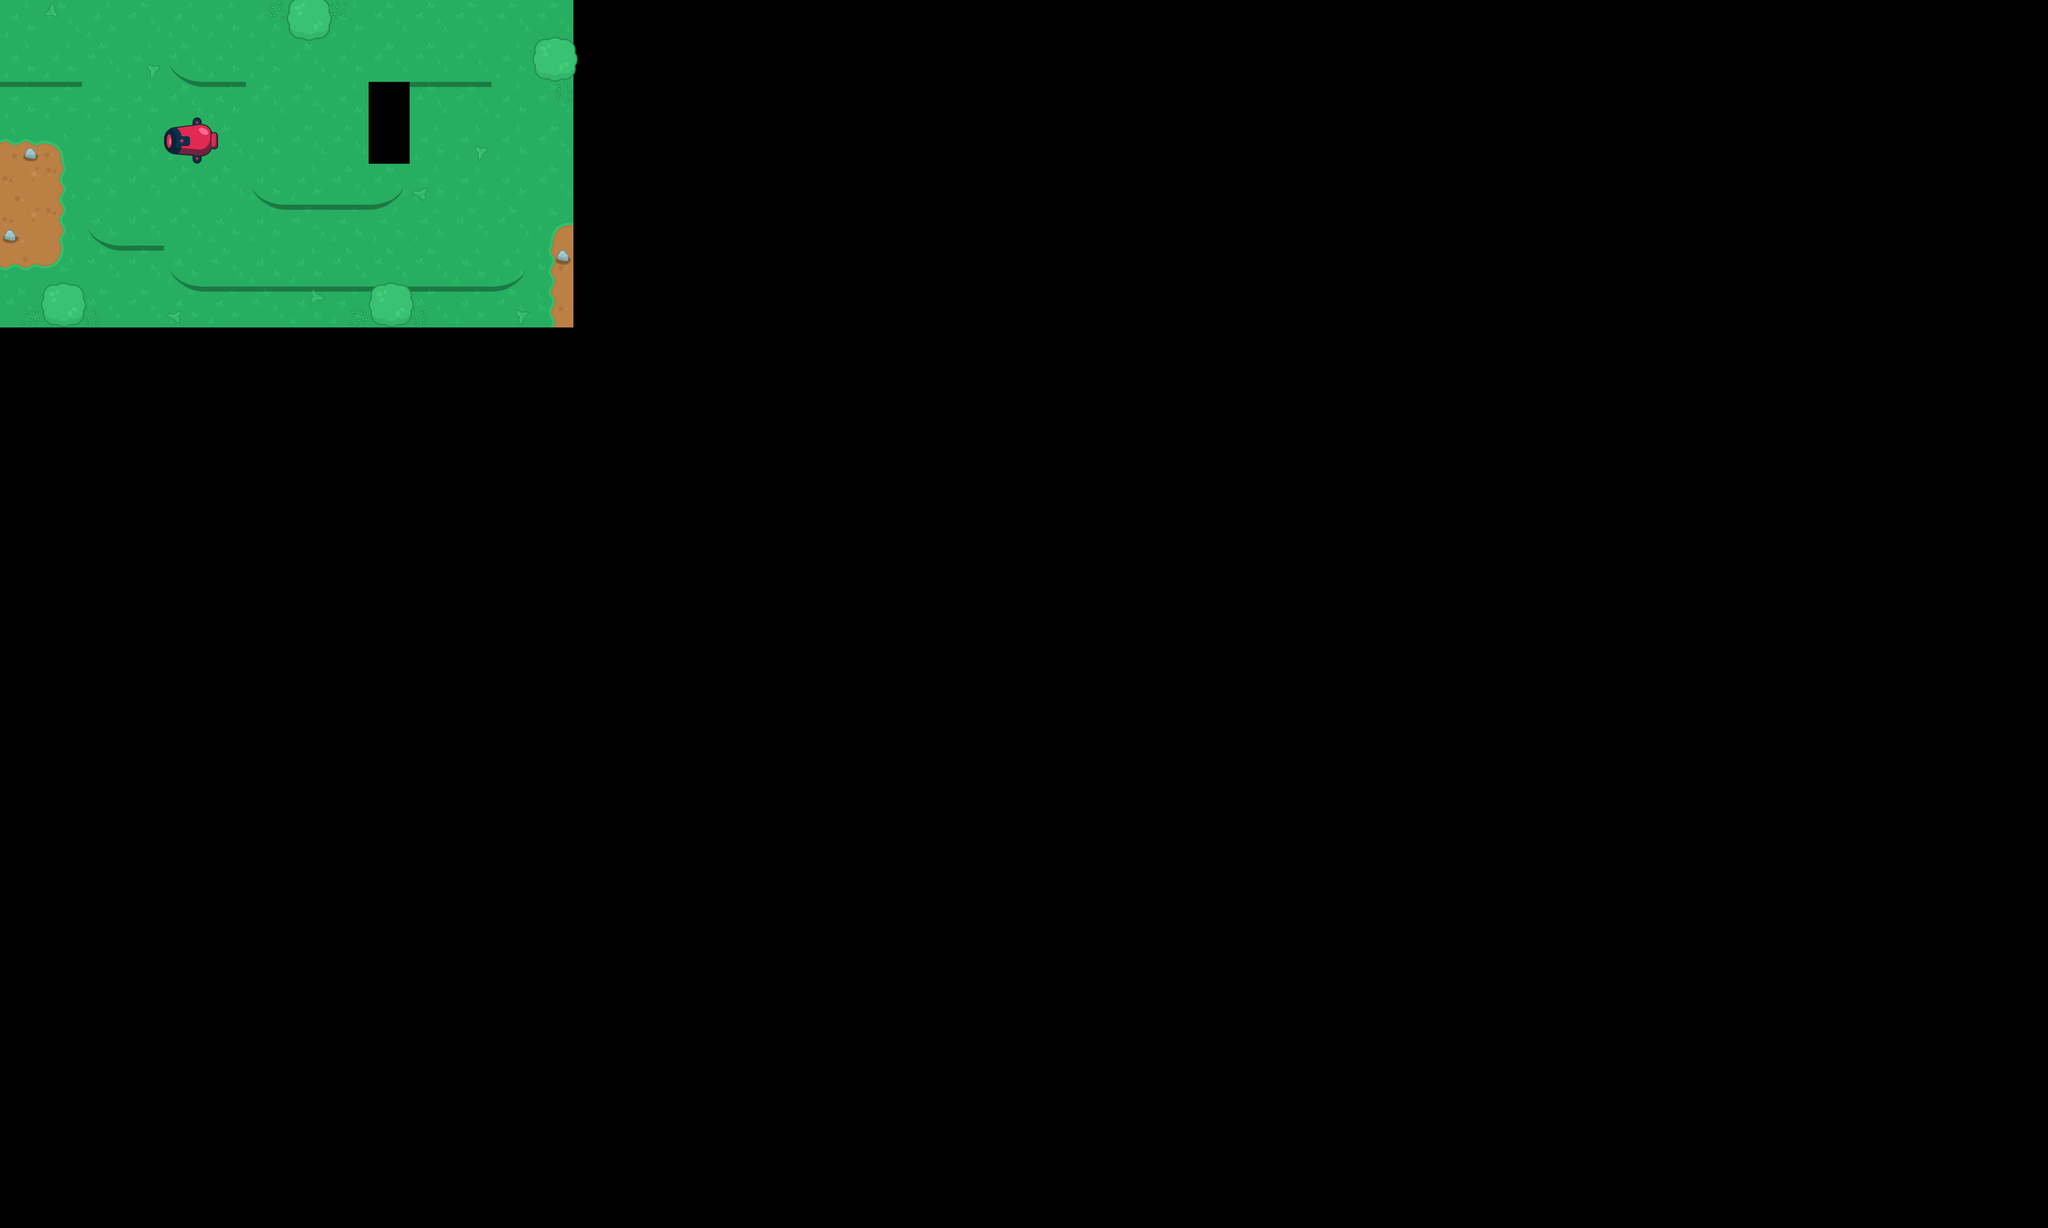

A 2D game scene composited from a Tiled map and its tileset images. What follows is a short description and the map's XML, with each tile layer's data collapsed to a summary:
An orthogonal 50x30 tile map with 128x128 px tiles, 4 tile layers (Grass, Shadow, Decor, Demo), 1 hidden layer not drawn, 2 tilesets and 30 objects (4x Coin, 1, 2, 3, 4, ...).

<map version="1.4" tiledversion="2021.01.13" orientation="orthogonal" renderorder="right-down" width="50" height="30" tilewidth="128" tileheight="128" infinite="0" nextlayerid="10" nextobjectid="43">
 <tileset firstgid="1" source="Tiles.tsx" />
 <tileset firstgid="71" name="component_cannon_2" tilewidth="170" tileheight="145" tilecount="1" columns="1">
  <image source="component_cannon_2.png" trans="ff00ff" width="170" height="145" />
 </tileset>
 <layer id="1" name="Grass" width="50" height="30">
  <data>[1500 cells, 110 non-empty, 10 distinct tile ids]</data>
 </layer>
 <layer id="4" name="Path" width="50" height="30" visible="0">
  <data>[1500 cells, 38 non-empty, 6 distinct tile ids]</data>
 </layer>
 <layer id="7" name="Shadow" width="50" height="30">
  <data>[1500 cells, 27 non-empty, 5 distinct tile ids]</data>
 </layer>
 <layer id="6" name="Decor" width="50" height="30" offsetx="0" offsety="-128">
  <data>[1500 cells, 21 non-empty, 12 distinct tile ids]</data>
 </layer>
 <layer id="3" name="Demo" width="50" height="30">
  <data>[1500 cells, 1 non-empty, 1 distinct tile ids]</data>
 </layer>
 <objectgroup id="9" name="Misc" />
 <objectgroup id="5" name="Path Points">
  <object id="7" x="-1888" y="1120" width="160" />
  <object id="14" name="Path" type="1" x="256" y="192" width="32" height="32" />
  <object id="15" name="Path" type="2" x="320" y="256" width="32" height="32" />
  <object id="16" name="Path" type="3" x="320" y="640" width="32" height="32" />
  <object id="17" name="Path" type="4" x="384" y="704" width="32" height="32" />
  <object id="18" name="Path" type="5" x="512" y="704" width="32" height="32" />
  <object id="19" name="Path" type="6" x="576" y="768" width="32" height="32" />
  <object id="20" name="Path" type="7" x="640" y="832" width="32" height="32" />
  <object id="21" name="Path" type="9" x="1600" y="768" width="32" height="32" />
  <object id="22" name="Path" type="8" x="1536" y="832" width="32" height="32" />
  <object id="23" name="Path" type="10" x="1600" y="256" width="32" height="32" />
  <object id="24" name="Path" type="11" x="1536" y="192" width="32" height="32" />
  <object id="25" name="Path" type="12" x="1280" y="192" width="32" height="32" />
  <object id="26" name="Path" type="13" x="1216" y="256" width="32" height="32" />
  <object id="27" name="Path" type="14" x="1216" y="512" width="32" height="32" />
  <object id="28" name="Path" type="15" x="1152" y="576" width="32" height="32" />
  <object id="29" name="Path" type="16" x="896" y="576" width="32" height="32" />
  <object id="30" name="Path" type="17" x="832" y="512" width="32" height="32" />
  <object id="31" name="Path" type="18" x="832" y="256" width="32" height="32" />
  <object id="32" name="Path" type="19" x="768" y="192" width="32" height="32" />
  <object id="33" name="Path" type="20" x="640" y="192" width="32" height="32" />
  <object id="34" name="Path" type="21" x="576" y="128" width="32" height="32" />
  <object id="35" name="Path" type="22" x="576" y="-45" width="32" height="32" />
  <object id="40" name="Cannon" x="608" y="448" width="32" height="32" />
  <object id="41" name="Path" type="23" x="576" y="-128" width="32" height="32" />
  <object id="42" name="Path" type="0" x="-45" y="192" width="32" height="32" />
 </objectgroup>
 <objectgroup id="8" name="Coin Points">
  <object id="36" name="Coin" x="96" y="608" width="32" height="32" />
  <object id="37" name="Coin" x="384" y="896" width="32" height="32" />
  <object id="38" name="Coin" x="1024" y="320" width="32" height="32" />
  <object id="39" name="Coin" x="1408" y="512" width="32" height="32" />
 </objectgroup>
</map>
